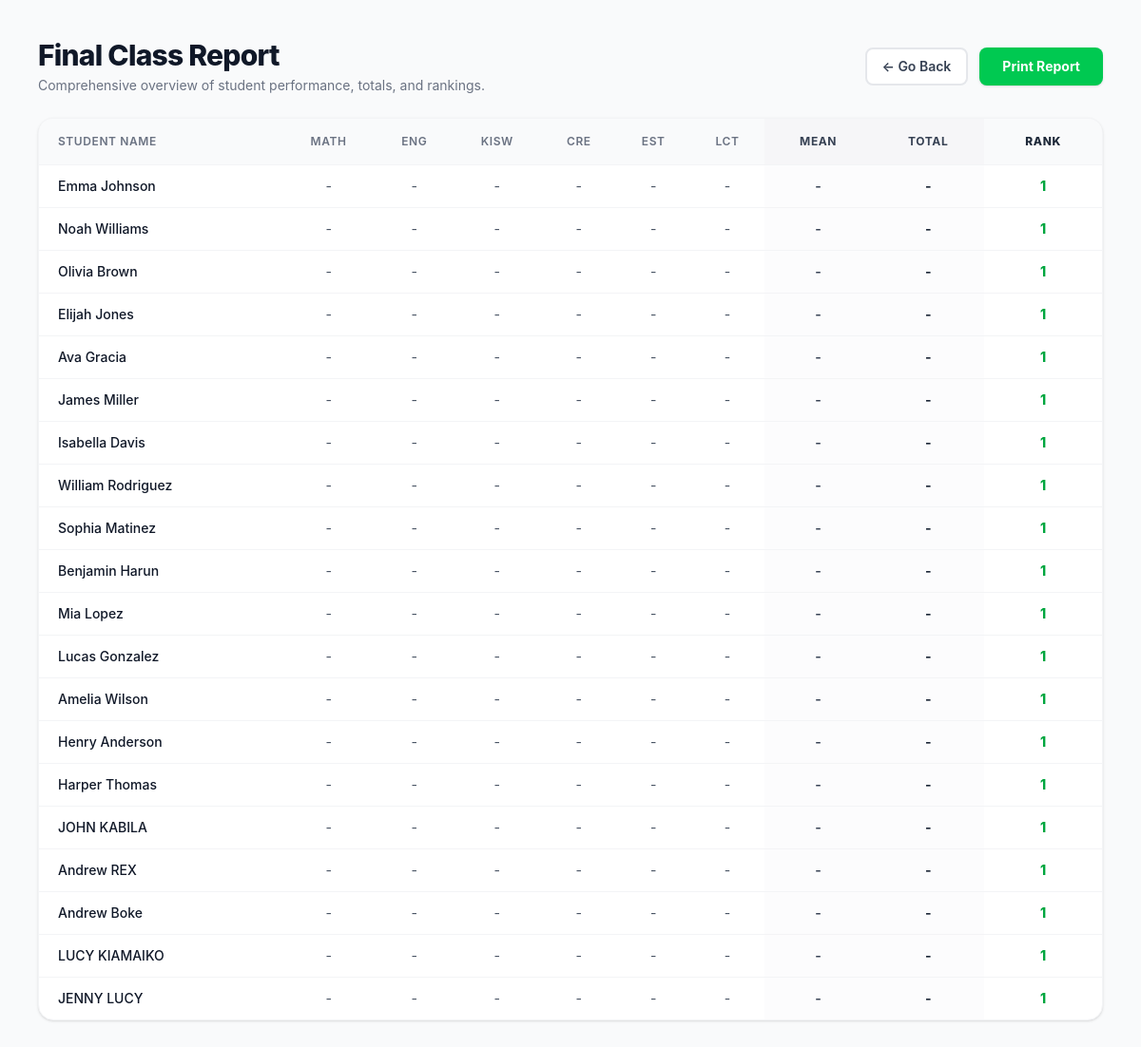
The app's page /finalreport/1/t1 with its own data.
### teacher/models.py (models this page shows, shortened)
class Student(models.Model):
    class Gender_choices(models.TextChoices):
        Male='M','Male'
        Female='F','Female'
        Other='O','other'
        rather_not_say='R','rather_not_say'
    Admission_number=models.CharField(max_length=30,unique=True)
    first_name=models.CharField(max_length=50)
    last_name=models.CharField(max_length=50)
    gender=models.CharField(max_length=1,choices=Gender_choices.choices
                            ,default=Gender_choices.rather_not_say)
    subjects=models.ManyToManyField(Subject,blank=True,related_name='learners')
    stream=models.ForeignKey(Stream,on_delete=models.SET_NULL,null=True,blank=True,related_name='students')

### teacher/views.py (the view)
# urls.py: path("finalreport/<int:stream_id>/<term>",views.compute_marks,name="compute_marks")
def compute_marks(request,stream_id,term):
    stream=Stream.objects.get(id=stream_id)
    students=Student.objects.filter(stream=stream)
    exam_term=term
    subjects=Subject.objects.all()
    results = []
    student_totals=[]
    def get_rank(values,number):
        ranked=sorted(values,reverse=True)
        return ranked.index(number)+1
    for student in students:
           marks = {}
           total = 0
           for subject in subjects:
              mark = Marks.objects.filter(
              student=student,
              subject=subject,
              exam_term=exam_term
              ).first()
              marks[subject.subject_code]=mark
              if mark:
                total+=mark.score
           student_totals.append(
                          total
                      )
           try:
                   totalmarks={name:mark for name ,mark in marks.items() if mark!=None}
                   initial_mean=total/len(totalmarks)
                   mean=round(initial_mean,2)
           except ZeroDivisionError:
                  mean=""
           results.append({
                "student": student,
                "marks": marks,
                "total": total,
                "mean":mean
              })
    for result in results:
        rank=get_rank(student_totals,result["total"])
        result["rank"]=rank
    return render(request,"user/finalreport.html",{
            "results":results,
            "subjects":subjects,
            "rank":rank
        })

### teacher/templates/user/finalreport.html (shortened to what this page needs)
{% extends "user/base.html" %}
{% block body %}
<div class="min-h-screen bg-gray-50 p-6 sm:p-10 font-sans">
    <div class="max-w-7xl mx-auto space-y-6">
        <div class="flex flex-col sm:flex-row sm:items-center justify-between gap-4">
            <div>
                <h1 class="text-3xl font-extrabold text-gray-900 tracking-tight">
                    Final Class Report
                </h1>
                <p class="text-gray-500 mt-1 text-sm">Comprehensive overview of student performance, totals, and rankings.</p>
            </div>
            <div class="flex gap-3">
                <button type="button" onclick="history.back()" class="bg-white border-2 border-gray-200 text-gray-700 hover:border-gray-300 hover:bg-gray-50 text-sm font-semibold py-2 px-4 rounded-lg transition duration-200">
                    &larr; Go Back
                </button>
                <button type="button" onclick="window.print()" class="bg-green-500 hover:bg-green-600 text-white text-sm font-bold py-2 px-6 rounded-lg shadow-sm transition duration-200 flex items-center gap-2">
                    Print Report
                </button>
            </div>
        </div>
        <div class="bg-white rounded-2xl shadow-sm border border-gray-100 overflow-hidden">
            <div class="overflow-x-auto">
                <table class="w-full text-left border-collapse whitespace-nowrap">
                    <thead class="bg-gray-50 text-gray-500 text-xs uppercase tracking-wider border-b border-gray-100">
                        <tr>
                            <th class="px-5 py-4 font-semibold text-left">Student Name</th>
                            <th class="px-3 py-4 font-semibold text-center">Math</th>
                            <th class="px-3 py-4 font-semibold text-center">Eng</th>
                            <th class="px-3 py-4 font-semibold text-center">Kisw</th>
                            <th class="px-3 py-4 font-semibold text-center">CRE</th>
                            <th class="px-3 py-4 font-semibold text-center">EST</th>
                            <th class="px-3 py-4 font-semibold text-center">LCT</th>
                            <th class="px-4 py-4 font-bold text-gray-700 text-center bg-gray-100/50">Mean</th>
                            <th class="px-4 py-4 font-bold text-gray-700 text-center bg-gray-100/50">Total</th>
                            <th class="px-5 py-4 font-extrabold text-gray-800 text-center">Rank</th>
                        </tr>
                    </thead>
                    <tbody class="divide-y divide-gray-100">
                        {% for result in results %}
                        <tr class="hover:bg-gray-50 transition-colors">
                            <td class="px-5 py-3 text-sm font-medium text-gray-900 capitalize">
                                {{ result.student.first_name }} {{result.student.last_name}}
                            </td>
                            <td class="px-3 py-3 text-sm text-gray-600 text-center">{{ result.marks.MATH.score|default:"-" }}</td>
                            <td class="px-3 py-3 text-sm text-gray-600 text-center">{{ result.marks.ENG.score|default:"-" }}</td>
                            <td class="px-3 py-3 text-sm text-gray-600 text-center">{{ result.marks.KISW.score|default:"-" }}</td>
                            <td class="px-3 py-3 text-sm text-gray-600 text-center">{{ result.marks.CRE.score|default:"-" }}</td>
                            <td class="px-3 py-3 text-sm text-gray-600 text-center">{{ result.marks.EST.score|default:"-" }}</td>
                            <td class="px-3 py-3 text-sm text-gray-600 text-center">{{ result.marks.LCT.score|default:"-" }}</td>
                            <td class="px-4 py-3 text-sm font-semibold text-gray-700 text-center bg-gray-50/50">
                                {{ result.mean|default:"-" }}
                            </td>
                            <td class="px-4 py-3 text-sm font-bold text-gray-800 text-center bg-gray-50/50">
                                {{ result.total|default:"-" }}
                            </td>
                            <td class="px-5 py-3 text-sm font-extrabold text-green-600 text-center">
                                {{ result.rank|default:"-" }}
                            </td>
                        </tr>
                        {% empty %}
                        <tr>
                            <td colspan="10" class="px-6 py-10 text-center text-gray-500">
                                No report data available for this selection.
                            </td>
                        </tr>
                        {% endfor %}
                    </tbody>
                </table>
            </div>
        </div>
    </div>
</div>
{% endblock %}

### records on screen
Student: student.first_name "Emma", student.last_name "Johnson", marks.MATH.score "-", marks.ENG.score "-", marks.KISW.score "-", marks.CRE.score "-", marks.EST.score "-", marks.LCT.score "-", mean "-", total "-", rank "1"
Student: student.first_name "Noah", student.last_name "Williams", marks.MATH.score "-", marks.ENG.score "-", marks.KISW.score "-", marks.CRE.score "-", marks.EST.score "-", marks.LCT.score "-", mean "-", total "-", rank "1"
Student: student.first_name "Olivia", student.last_name "Brown", marks.MATH.score "-", marks.ENG.score "-", marks.KISW.score "-", marks.CRE.score "-", marks.EST.score "-", marks.LCT.score "-", mean "-", total "-", rank "1"
Student: student.first_name "Elijah", student.last_name "Jones", marks.MATH.score "-", marks.ENG.score "-", marks.KISW.score "-", marks.CRE.score "-", marks.EST.score "-", marks.LCT.score "-", mean "-", total "-", rank "1"
Student: student.first_name "Ava", student.last_name "Gracia", marks.MATH.score "-", marks.ENG.score "-", marks.KISW.score "-", marks.CRE.score "-", marks.EST.score "-", marks.LCT.score "-", mean "-", total "-", rank "1"
Student: student.first_name "James", student.last_name "Miller", marks.MATH.score "-", marks.ENG.score "-", marks.KISW.score "-", marks.CRE.score "-", marks.EST.score "-", marks.LCT.score "-", mean "-", total "-", rank "1"
Student: student.first_name "Isabella", student.last_name "Davis", marks.MATH.score "-", marks.ENG.score "-", marks.KISW.score "-", marks.CRE.score "-", marks.EST.score "-", marks.LCT.score "-", mean "-", total "-", rank "1"
Student: student.first_name "William", student.last_name "Rodriguez", marks.MATH.score "-", marks.ENG.score "-", marks.KISW.score "-", marks.CRE.score "-", marks.EST.score "-", marks.LCT.score "-", mean "-", total "-", rank "1"
Student: student.first_name "Sophia", student.last_name "Matinez", marks.MATH.score "-", marks.ENG.score "-", marks.KISW.score "-", marks.CRE.score "-", marks.EST.score "-", marks.LCT.score "-", mean "-", total "-", rank "1"
Student: student.first_name "Benjamin", student.last_name "Harun", marks.MATH.score "-", marks.ENG.score "-", marks.KISW.score "-", marks.CRE.score "-", marks.EST.score "-", marks.LCT.score "-", mean "-", total "-", rank "1"
Student: student.first_name "Mia", student.last_name "Lopez", marks.MATH.score "-", marks.ENG.score "-", marks.KISW.score "-", marks.CRE.score "-", marks.EST.score "-", marks.LCT.score "-", mean "-", total "-", rank "1"
Student: student.first_name "Lucas", student.last_name "Gonzalez", marks.MATH.score "-", marks.ENG.score "-", marks.KISW.score "-", marks.CRE.score "-", marks.EST.score "-", marks.LCT.score "-", mean "-", total "-", rank "1"
Student: student.first_name "Amelia", student.last_name "Wilson", marks.MATH.score "-", marks.ENG.score "-", marks.KISW.score "-", marks.CRE.score "-", marks.EST.score "-", marks.LCT.score "-", mean "-", total "-", rank "1"
Student: student.first_name "Henry", student.last_name "Anderson", marks.MATH.score "-", marks.ENG.score "-", marks.KISW.score "-", marks.CRE.score "-", marks.EST.score "-", marks.LCT.score "-", mean "-", total "-", rank "1"
Student: student.first_name "Harper", student.last_name "Thomas", marks.MATH.score "-", marks.ENG.score "-", marks.KISW.score "-", marks.CRE.score "-", marks.EST.score "-", marks.LCT.score "-", mean "-", total "-", rank "1"
Student: student.first_name "JOHN", student.last_name "KABILA", marks.MATH.score "-", marks.ENG.score "-", marks.KISW.score "-", marks.CRE.score "-", marks.EST.score "-", marks.LCT.score "-", mean "-", total "-", rank "1"
Student: student.first_name "Andrew", student.last_name "REX", marks.MATH.score "-", marks.ENG.score "-", marks.KISW.score "-", marks.CRE.score "-", marks.EST.score "-", marks.LCT.score "-", mean "-", total "-", rank "1"
Student: student.first_name "Andrew", student.last_name "Boke", marks.MATH.score "-", marks.ENG.score "-", marks.KISW.score "-", marks.CRE.score "-", marks.EST.score "-", marks.LCT.score "-", mean "-", total "-", rank "1"
Student: student.first_name "LUCY", student.last_name "KIAMAIKO", marks.MATH.score "-", marks.ENG.score "-", marks.KISW.score "-", marks.CRE.score "-", marks.EST.score "-", marks.LCT.score "-", mean "-", total "-", rank "1"
Student: student.first_name "JENNY", student.last_name "LUCY", marks.MATH.score "-", marks.ENG.score "-", marks.KISW.score "-", marks.CRE.score "-", marks.EST.score "-", marks.LCT.score "-", mean "-", total "-", rank "1"
